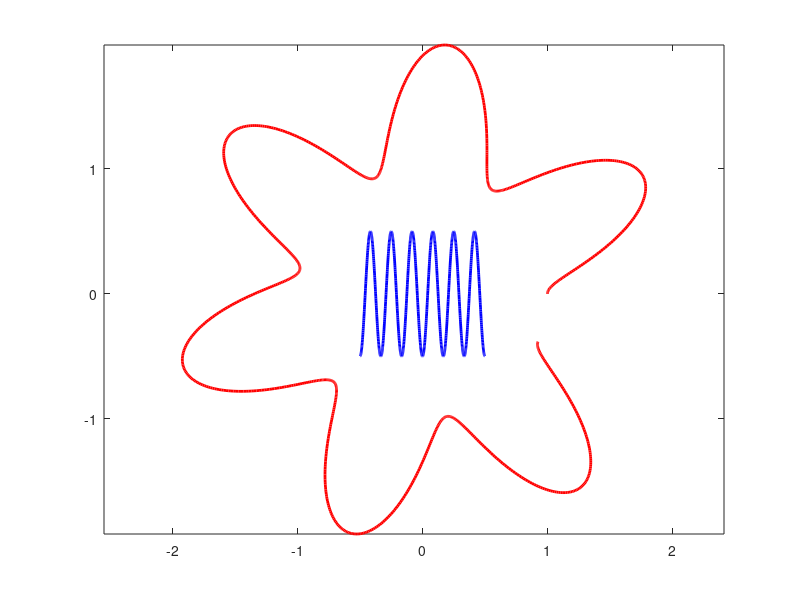

MATLAB code to generate this figure:
alpha = 0:0.001:1;
% xhat = x0*(1-alpha)+y0*alpha;
xhat = [alpha.*1+(1-alpha).*0;
      0.5-0.5*cos(2*pi*6.*alpha)];
r_in = 1;
theta = 15/8*pi;
yhat = zeros(size(xhat));
for i=1:length(alpha)
   yhat(:,i) = [(r_in+xhat(2,i))*cos(theta*(1-xhat(1,i)));
                (r_in+xhat(2,i))*sin(theta*(1-xhat(1,i)))];
end

figure(2)
plot(xhat(1,:)-0.5,xhat(2,:)-0.5,'-b','linewidth',2)
hold on
plot(yhat(1,:),yhat(2,:),'-r','linewidth',2)
axis equal
